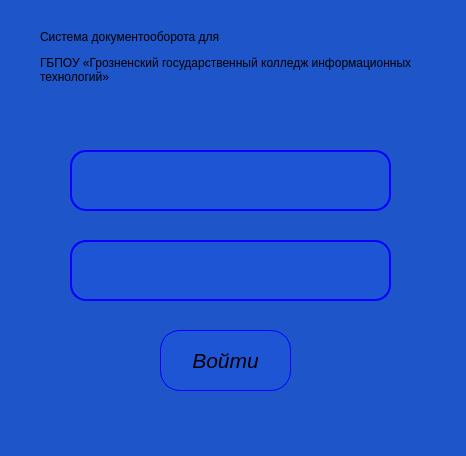
<?xml version="1.0" encoding="UTF-8"?>
<ui version="4.0">
 <class>Loging</class>
 <widget class="QWidget" name="Loging">
  <property name="geometry">
   <rect>
    <x>0</x>
    <y>0</y>
    <width>466</width>
    <height>456</height>
   </rect>
  </property>
  <property name="windowTitle">
   <string>Авторизация в системе документо оборота</string>
  </property>
  <property name="styleSheet">
   <string notr="true">border-radius:30px;
background-color: rgb(30, 85, 200);</string>
  </property>
  <widget class="QLineEdit" name="login">
   <property name="geometry">
    <rect>
     <x>70</x>
     <y>150</y>
     <width>321</width>
     <height>61</height>
    </rect>
   </property>
   <property name="font">
    <font>
     <family>URW Gothic [UKWN]</family>
     <pointsize>16</pointsize>
     <italic>false</italic>
    </font>
   </property>
   <property name="styleSheet">
    <string notr="true">background-color: rgba(30, 85, 255, 55);
border-style: solid;
border-width: 2px;
border-color: blue;
border-radius:16px;
padding:16px;</string>
   </property>
  </widget>
  <widget class="QLineEdit" name="password">
   <property name="geometry">
    <rect>
     <x>70</x>
     <y>240</y>
     <width>321</width>
     <height>61</height>
    </rect>
   </property>
   <property name="font">
    <font>
     <family>URW Gothic [UKWN]</family>
     <pointsize>16</pointsize>
    </font>
   </property>
   <property name="styleSheet">
    <string notr="true">background-color: rgba(30, 85, 255, 55);
border-style: solid;
border-width: 2px;
border-color: blue;
border-radius:16px;
padding:16px;</string>
   </property>
   <property name="echoMode">
    <enum>QLineEdit::EchoMode::Password</enum>
   </property>
  </widget>
  <widget class="QPushButton" name="pushButton">
   <property name="geometry">
    <rect>
     <x>160</x>
     <y>330</y>
     <width>131</width>
     <height>61</height>
    </rect>
   </property>
   <property name="font">
    <font>
     <pointsize>16</pointsize>
     <italic>true</italic>
    </font>
   </property>
   <property name="styleSheet">
    <string notr="true">background-color: rgba(30, 85, 255, 55);
border-style: solid;
border-width: 1px;
border-color: blue;
border-radius:20px;
padding:16px;</string>
   </property>
   <property name="text">
    <string>Войти</string>
   </property>
  </widget>
  <widget class="QLabel" name="label">
   <property name="geometry">
    <rect>
     <x>40</x>
     <y>30</y>
     <width>381</width>
     <height>81</height>
    </rect>
   </property>
   <property name="focusPolicy">
    <enum>Qt::FocusPolicy::NoFocus</enum>
   </property>
   <property name="autoFillBackground">
    <bool>false</bool>
   </property>
   <property name="styleSheet">
    <string notr="true">font: 12pt &quot;URW Gothic [UKWN]&quot;;
background-color: None;
</string>
   </property>
   <property name="frameShape">
    <enum>QFrame::Shape::NoFrame</enum>
   </property>
   <property name="frameShadow">
    <enum>QFrame::Shadow::Plain</enum>
   </property>
   <property name="text">
    <string>&lt;html&gt;&lt;head/&gt;&lt;body&gt;&lt;p&gt;Система документооборота для&lt;/p&gt;&lt;p&gt;ГБПОУ «Грозненский государственный колледж информационных технологий»&lt;/p&gt;&lt;/body&gt;&lt;/html&gt;</string>
   </property>
   <property name="textFormat">
    <enum>Qt::TextFormat::AutoText</enum>
   </property>
   <property name="scaledContents">
    <bool>true</bool>
   </property>
   <property name="alignment">
    <set>Qt::AlignmentFlag::AlignLeading|Qt::AlignmentFlag::AlignLeft|Qt::AlignmentFlag::AlignTop</set>
   </property>
   <property name="wordWrap">
    <bool>true</bool>
   </property>
  </widget>
  <widget class="QPushButton" name="show_password">
   <property name="geometry">
    <rect>
     <x>330</x>
     <y>250</y>
     <width>41</width>
     <height>41</height>
    </rect>
   </property>
   <property name="styleSheet">
    <string notr="true">border-radius:16px;
background-color: none;;</string>
   </property>
   <property name="text">
    <string/>
   </property>
   <property name="iconSize">
    <size>
     <width>32</width>
     <height>32</height>
    </size>
   </property>
  </widget>
  <widget class="QLabel" name="audentifaceit_errorLabel">
   <property name="geometry">
    <rect>
     <x>70</x>
     <y>120</y>
     <width>321</width>
     <height>18</height>
    </rect>
   </property>
   <property name="font">
    <font>
     <family>URW Gothic [UKWN]</family>
     <pointsize>12</pointsize>
    </font>
   </property>
   <property name="styleSheet">
    <string notr="true">color: rgba(30, 85, 255, 0);;
background-color: None;</string>
   </property>
   <property name="text">
    <string>Введенные данные некорректны</string>
   </property>
  </widget>
 </widget>
 <resources/>
 <connections/>
</ui>
